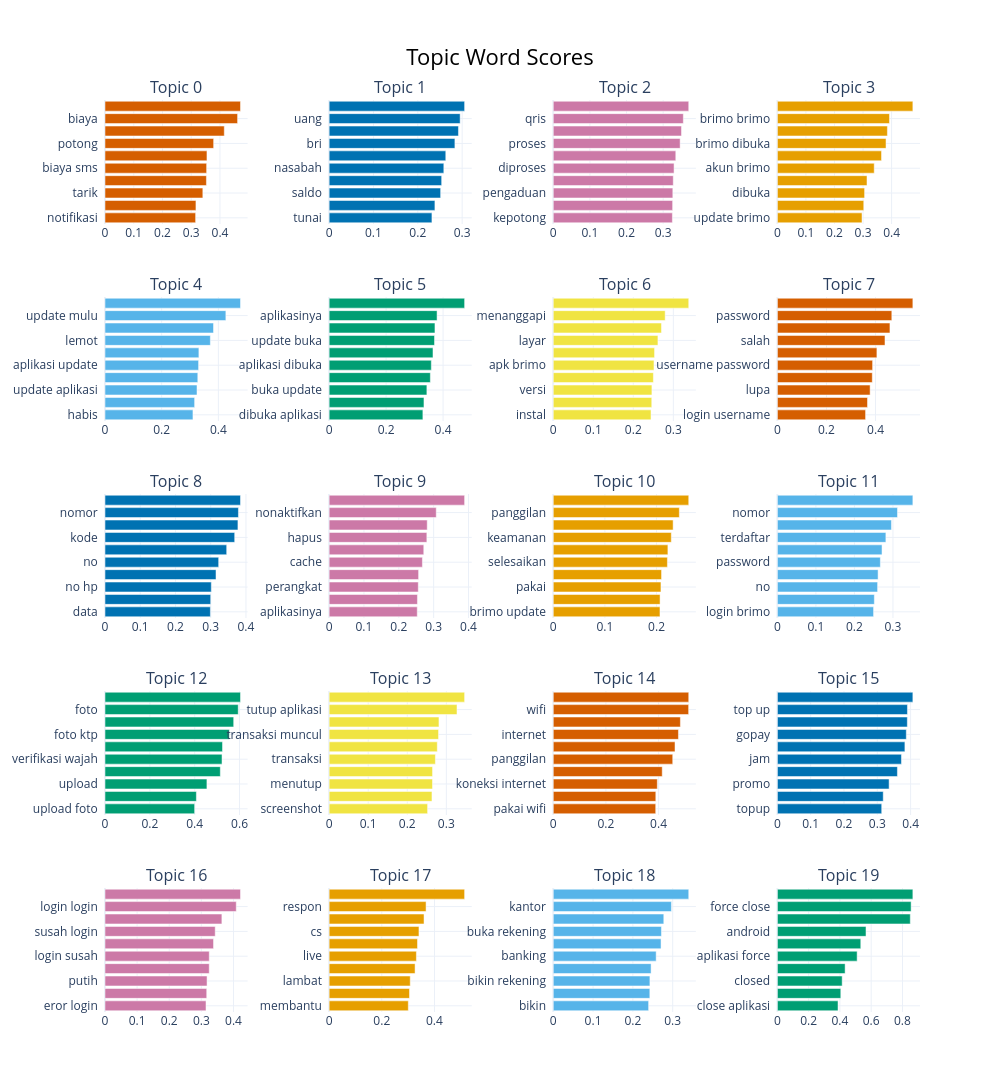

Here is the notebook cell this chart was saved with:
### Markdown cell above
Topic-Word Scores (barchart c-TF-IDF)

### Code cell
fig_barchart = topic_model.visualize_barchart(
    top_n_topics=len(topic_info[topic_info.Topic != -1]),  # semua topik, atau ganti angka spesifik misal 12
    n_words=10
)
fig_barchart.show()

### Figure 1 — Plotly figure (JSON) as saved in the notebook; plotly's stock layout.template omitted (floating-point values rounded to 4 significant figures)
{"data": [{"marker": {"color": "#D55E00"}, "orientation": "h", "type": "bar", "x": [0.3152, 0.3164, 0.3403, 0.3528, 0.3536, 0.3547, 0.3779, 0.415, 0.4612, 0.4714], "xaxis": "x", "y": ["notifikasi  ", "uang  ", "tarik  ", "admin  ", "biaya sms  ", "ribu  ", "potong  ", "sms  ", "biaya  ", "potongan  "], "yaxis": "y"}, {"marker": {"color": "#0072B2"}, "orientation": "h", "type": "bar", "x": [0.2319, 0.2386, 0.2515, 0.2538, 0.2587, 0.2631, 0.2837, 0.2917, 0.2955, 0.3056], "xaxis": "x2", "y": ["tunai  ", "hilang  ", "saldo  ", "dana  ", "nasabah  ", "bank  ", "bri  ", "atm  ", "uang  ", "pinjaman  "], "yaxis": "y2"}, {"marker": {"color": "#CC79A7"}, "orientation": "h", "type": "bar", "x": [0.3251, 0.3258, 0.3264, 0.3276, 0.3297, 0.3345, 0.3463, 0.3501, 0.3551, 0.3698], "xaxis": "x3", "y": ["kepotong  ", "saldo kepotong  ", "pengaduan  ", "saldo berkurang  ", "diproses  ", "berkurang  ", "proses  ", "saldo  ", "qris  ", "gagal saldo  "], "yaxis": "y3"}, {"marker": {"color": "#E69F00"}, "orientation": "h", "type": "bar", "x": [0.2964, 0.3025, 0.3055, 0.3139, 0.3392, 0.3647, 0.3805, 0.3853, 0.3925, 0.4745], "xaxis": "x4", "y": ["update brimo  ", "buka  ", "dibuka  ", "brimo update  ", "akun brimo  ", "buka brimo  ", "brimo dibuka  ", "aplikasi brimo  ", "brimo brimo  ", "brimo buka  "], "yaxis": "y4"}, {"marker": {"color": "#56B4E9"}, "orientation": "h", "type": "bar", "x": [0.3103, 0.3162, 0.3246, 0.3275, 0.3302, 0.3313, 0.3718, 0.3829, 0.4265, 0.4781], "xaxis": "x5", "y": ["habis  ", "penyimpanan  ", "update aplikasi  ", "suruh update  ", "aplikasi update  ", "habis update  ", "lemot  ", "update  ", "update mulu  ", "update update  "], "yaxis": "y5"}, {"marker": {"color": "#009E73"}, "orientation": "h", "type": "bar", "x": [0.3291, 0.3329, 0.3431, 0.3553, 0.3587, 0.3646, 0.3699, 0.3715, 0.3789, 0.4756], "xaxis": "x6", "y": ["dibuka aplikasi  ", "aplikasi nya  ", "buka update  ", "kebuka  ", "aplikasi dibuka  ", "update dibuka  ", "update buka  ", "buka  ", "aplikasinya  ", "dibuka  "], "yaxis": "y6"}, {"marker": {"color": "#F0E442"}, "orientation": "h", "type": "bar", "x": [0.2443, 0.2461, 0.2465, 0.2501, 0.2516, 0.2531, 0.2615, 0.2704, 0.2796, 0.3385], "xaxis": "x7", "y": ["instal  ", "muncul  ", "versi  ", "buka brimo  ", "apk brimo  ", "brimo nya  ", "layar  ", "putih  ", "menanggapi  ", "aplikasi brimo  "], "yaxis": "y7"}, {"marker": {"color": "#D55E00"}, "orientation": "h", "type": "bar", "x": [0.3594, 0.3673, 0.3779, 0.3868, 0.388, 0.4056, 0.4385, 0.4587, 0.4663, 0.5521], "xaxis": "x8", "y": ["login username  ", "tersedia  ", "lupa  ", "bikin username  ", "username password  ", "sandi  ", "salah  ", "pasword  ", "password  ", "username  "], "yaxis": "y8"}, {"marker": {"color": "#0072B2"}, "orientation": "h", "type": "bar", "x": [0.2991, 0.3, 0.3017, 0.3151, 0.3226, 0.3454, 0.3681, 0.3773, 0.3787, 0.3846], "xaxis": "x9", "y": ["data  ", "email  ", "no hp  ", "nomor hp  ", "no  ", "sesuai  ", "kode  ", "otp  ", "nomor  ", "daftar  "], "yaxis": "y9"}, {"marker": {"color": "#CC79A7"}, "orientation": "h", "type": "bar", "x": [0.253, 0.2535, 0.2559, 0.2568, 0.2677, 0.2716, 0.2805, 0.2816, 0.3074, 0.3889], "xaxis": "x10", "y": ["aplikasinya  ", "uninstal  ", "perangkat  ", "uninstall  ", "cache  ", "ulang  ", "hapus  ", "fitur aksesibilitas  ", "nonaktifkan  ", "aksesibilitas  "], "yaxis": "y10"}, {"marker": {"color": "#E69F00"}, "orientation": "h", "type": "bar", "x": [0.2067, 0.2069, 0.2086, 0.2097, 0.221, 0.222, 0.2286, 0.2322, 0.2442, 0.2624], "xaxis": "x11", "y": ["brimo update  ", "apk brimo  ", "pakai  ", "selesaikan panggilan  ", "selesaikan  ", "buka brimo  ", "keamanan  ", "aplikasi brimo  ", "panggilan  ", "pakai brimo  "], "yaxis": "y11"}, {"marker": {"color": "#56B4E9"}, "orientation": "h", "type": "bar", "x": [0.2497, 0.2516, 0.2601, 0.2614, 0.2672, 0.2716, 0.2816, 0.296, 0.3117, 0.3517], "xaxis": "x12", "y": ["login brimo  ", "username password  ", "no  ", "salah  ", "password  ", "daftar brimo  ", "terdaftar  ", "akun  ", "nomor  ", "akun brimo  "], "yaxis": "y12"}, {"marker": {"color": "#009E73"}, "orientation": "h", "type": "bar", "x": [0.3998, 0.4075, 0.4545, 0.5143, 0.5219, 0.524, 0.5544, 0.5739, 0.5942, 0.6043], "xaxis": "x13", "y": ["upload foto  ", "ktp gagal  ", "upload  ", "verifikasi  ", "verifikasi wajah  ", "kamera  ", "foto ktp  ", "wajah  ", "foto  ", "ktp  "], "yaxis": "y13"}, {"marker": {"color": "#F0E442"}, "orientation": "h", "type": "bar", "x": [0.2521, 0.2633, 0.2646, 0.2647, 0.272, 0.2769, 0.2801, 0.2811, 0.3273, 0.3468], "xaxis": "x14", "y": ["screenshot  ", "kenyamanan  ", "menutup  ", "menutup aplikasi  ", "transaksi  ", "the  ", "transaksi muncul  ", "keamanan  ", "tutup aplikasi  ", "tutup  "], "yaxis": "y14"}, {"marker": {"color": "#D55E00"}, "orientation": "h", "type": "bar", "x": [0.3891, 0.3895, 0.3952, 0.4139, 0.4538, 0.4624, 0.4755, 0.4829, 0.5142, 0.5146], "xaxis": "x15", "y": ["pakai wifi  ", "jaringan bagus  ", "koneksi internet  ", "bagus  ", "panggilan  ", "sinyal  ", "internet  ", "koneksi  ", "wifi  ", "jaringan  "], "yaxis": "y15"}, {"marker": {"color": "#0072B2"}, "orientation": "h", "type": "bar", "x": [0.3132, 0.3178, 0.3354, 0.3604, 0.3725, 0.3829, 0.3871, 0.3902, 0.3905, 0.4068], "xaxis": "x16", "y": ["topup  ", "jam malam  ", "promo  ", "tf  ", "jam  ", "up  ", "gopay  ", "top  ", "top up  ", "malam  "], "yaxis": "y16"}, {"marker": {"color": "#CC79A7"}, "orientation": "h", "type": "bar", "x": [0.3145, 0.3167, 0.3177, 0.3245, 0.3246, 0.3379, 0.3432, 0.3639, 0.4087, 0.4219], "xaxis": "x17", "y": ["eror login  ", "aplikasi sampah  ", "putih  ", "log  ", "login susah  ", "login aplikasi  ", "susah login  ", "sampah  ", "login login  ", "login  "], "yaxis": "y17"}, {"marker": {"color": "#E69F00"}, "orientation": "h", "type": "bar", "x": [0.3007, 0.3052, 0.3081, 0.3264, 0.3314, 0.3357, 0.3412, 0.3605, 0.3682, 0.5146], "xaxis": "x18", "y": ["membantu  ", "cs nya  ", "lambat  ", "buruk  ", "live  ", "pengaduan  ", "cs  ", "chat  ", "respon  ", "pelayanan  "], "yaxis": "y18"}, {"marker": {"color": "#56B4E9"}, "orientation": "h", "type": "bar", "x": [0.2395, 0.2426, 0.2428, 0.2457, 0.2585, 0.2707, 0.2717, 0.2776, 0.2968, 0.3403], "xaxis": "x19", "y": ["bikin  ", "kantor bri  ", "bikin rekening  ", "ribet  ", "banking  ", "pin  ", "buka rekening  ", "online  ", "kantor  ", "rekening  "], "yaxis": "y19"}, {"marker": {"color": "#009E73"}, "orientation": "h", "type": "bar", "x": [0.388, 0.4056, 0.4145, 0.4333, 0.5101, 0.5334, 0.5669, 0.8502, 0.8554, 0.8666], "xaxis": "x20", "y": ["close aplikasi  ", "kompatibel  ", "closed  ", "versi  ", "aplikasi force  ", "close update  ", "android  ", "close  ", "force close  ", "force  "], "yaxis": "y20"}], "layout": {"annotations": [{"font": {"size": 16}, "showarrow": false, "text": "Topic 0", "x": 0.0875, "xanchor": "center", "xref": "paper", "y": 1.0, "yanchor": "bottom", "yref": "paper"}, {"font": {"size": 16}, "showarrow": false, "text": "Topic 1", "x": 0.3625, "xanchor": "center", "xref": "paper", "y": 1.0, "yanchor": "bottom", "yref": "paper"}, {"font": {"size": 16}, "showarrow": false, "text": "Topic 2", "x": 0.6375, "xanchor": "center", "xref": "paper", "y": 1.0, "yanchor": "bottom", "yref": "paper"}, {"font": {"size": 16}, "showarrow": false, "text": "Topic 3", "x": 0.9125, "xanchor": "center", "xref": "paper", "y": 1.0, "yanchor": "bottom", "yref": "paper"}, {"font": {"size": 16}, "showarrow": false, "text": "Topic 4", "x": 0.0875, "xanchor": "center", "xref": "paper", "y": 0.784, "yanchor": "bottom", "yref": "paper"}, {"font": {"size": 16}, "showarrow": false, "text": "Topic 5", "x": 0.3625, "xanchor": "center", "xref": "paper", "y": 0.784, "yanchor": "bottom", "yref": "paper"}, {"font": {"size": 16}, "showarrow": false, "text": "Topic 6", "x": 0.6375, "xanchor": "center", "xref": "paper", "y": 0.784, "yanchor": "bottom", "yref": "paper"}, {"font": {"size": 16}, "showarrow": false, "text": "Topic 7", "x": 0.9125, "xanchor": "center", "xref": "paper", "y": 0.784, "yanchor": "bottom", "yref": "paper"}, {"font": {"size": 16}, "showarrow": false, "text": "Topic 8", "x": 0.0875, "xanchor": "center", "xref": "paper", "y": 0.568, "yanchor": "bottom", "yref": "paper"}, {"font": {"size": 16}, "showarrow": false, "text": "Topic 9", "x": 0.3625, "xanchor": "center", "xref": "paper", "y": 0.568, "yanchor": "bottom", "yref": "paper"}, {"font": {"size": 16}, "showarrow": false, "text": "Topic 10", "x": 0.6375, "xanchor": "center", "xref": "paper", "y": 0.568, "yanchor": "bottom", "yref": "paper"}, {"font": {"size": 16}, "showarrow": false, "text": "Topic 11", "x": 0.9125, "xanchor": "center", "xref": "paper", "y": 0.568, "yanchor": "bottom", "yref": "paper"}, {"font": {"size": 16}, "showarrow": false, "text": "Topic 12", "x": 0.0875, "xanchor": "center", "xref": "paper", "y": 0.352, "yanchor": "bottom", "yref": "paper"}, {"font": {"size": 16}, "showarrow": false, "text": "Topic 13", "x": 0.3625, "xanchor": "center", "xref": "paper", "y": 0.352, "yanchor": "bottom", "yref": "paper"}, {"font": {"size": 16}, "showarrow": false, "text": "Topic 14", "x": 0.6375, "xanchor": "center", "xref": "paper", "y": 0.352, "yanchor": "bottom", "yref": "paper"}, {"font": {"size": 16}, "showarrow": false, "text": "Topic 15", "x": 0.9125, "xanchor": "center", "xref": "paper", "y": 0.352, "yanchor": "bottom", "yref": "paper"}, {"font": {"size": 16}, "showarrow": false, "text": "Topic 16", "x": 0.0875, "xanchor": "center", "xref": "paper", "y": 0.136, "yanchor": "bottom", "yref": "paper"}, {"font": {"size": 16}, "showarrow": false, "text": "Topic 17", "x": 0.3625, "xanchor": "center", "xref": "paper", "y": 0.136, "yanchor": "bottom", "yref": "paper"}, {"font": {"size": 16}, "showarrow": false, "text": "Topic 18", "x": 0.6375, "xanchor": "center", "xref": "paper", "y": 0.136, "yanchor": "bottom", "yref": "paper"}, {"font": {"size": 16}, "showarrow": false, "text": "Topic 19", "x": 0.9125, "xanchor": "center", "xref": "paper", "y": 0.136, "yanchor": "bottom", "yref": "paper"}], "height": 1250, "hoverlabel": {"bgcolor": "white", "font": {"family": "Rockwell", "size": 16}}, "showlegend": false, "title": {"font": {"color": "Black", "size": 22}, "text": "Topic Word Scores", "x": 0.5, "xanchor": "center", "yanchor": "top"}, "width": 1000, "xaxis": {"anchor": "y", "domain": [0, 0.175], "showgrid": true}, "xaxis10": {"anchor": "y10", "domain": [0.275, 0.45], "showgrid": true}, "xaxis11": {"anchor": "y11", "domain": [0.55, 0.725], "showgrid": true}, "xaxis12": {"anchor": "y12", "domain": [0.825, 1], "showgrid": true}, "xaxis13": {"anchor": "y13", "domain": [0, 0.175], "showgrid": true}, "xaxis14": {"anchor": "y14", "domain": [0.275, 0.45], "showgrid": true}, "xaxis15": {"anchor": "y15", "domain": [0.55, 0.725], "showgrid": true}, "xaxis16": {"anchor": "y16", "domain": [0.825, 1], "showgrid": true}, "xaxis17": {"anchor": "y17", "domain": [0, 0.175], "showgrid": true}, "xaxis18": {"anchor": "y18", "domain": [0.275, 0.45], "showgrid": true}, "xaxis19": {"anchor": "y19", "domain": [0.55, 0.725], "showgrid": true}, "xaxis2": {"anchor": "y2", "domain": [0.275, 0.45], "showgrid": true}, "xaxis20": {"anchor": "y20", "domain": [0.825, 1], "showgrid": true}, "xaxis3": {"anchor": "y3", "domain": [0.55, 0.725], "showgrid": true}, "xaxis4": {"anchor": "y4", "domain": [0.825, 1], "showgrid": true}, "xaxis5": {"anchor": "y5", "domain": [0, 0.175], "showgrid": true}, "xaxis6": {"anchor": "y6", "domain": [0.275, 0.45], "showgrid": true}, "xaxis7": {"anchor": "y7", "domain": [0.55, 0.725], "showgrid": true}, "xaxis8": {"anchor": "y8", "domain": [0.825, 1], "showgrid": true}, "xaxis9": {"anchor": "y9", "domain": [0, 0.175], "showgrid": true}, "yaxis": {"anchor": "x", "domain": [0.864, 1.0], "showgrid": true}, "yaxis10": {"anchor": "x10", "domain": [0.432, 0.568], "showgrid": true}, "yaxis11": {"anchor": "x11", "domain": [0.432, 0.568], "showgrid": true}, "yaxis12": {"anchor": "x12", "domain": [0.432, 0.568], "showgrid": true}, "yaxis13": {"anchor": "x13", "domain": [0.216, 0.352], "showgrid": true}, "yaxis14": {"anchor": "x14", "domain": [0.216, 0.352], "showgrid": true}, "yaxis15": {"anchor": "x15", "domain": [0.216, 0.352], "showgrid": true}, "yaxis16": {"anchor": "x16", "domain": [0.216, 0.352], "showgrid": true}, "yaxis17": {"anchor": "x17", "domain": [0, 0.136], "showgrid": true}, "yaxis18": {"anchor": "x18", "domain": [0, 0.136], "showgrid": true}, "yaxis19": {"anchor": "x19", "domain": [0, 0.136], "showgrid": true}, "yaxis2": {"anchor": "x2", "domain": [0.864, 1.0], "showgrid": true}, "yaxis20": {"anchor": "x20", "domain": [0, 0.136], "showgrid": true}, "yaxis3": {"anchor": "x3", "domain": [0.864, 1.0], "showgrid": true}, "yaxis4": {"anchor": "x4", "domain": [0.864, 1.0], "showgrid": true}, "yaxis5": {"anchor": "x5", "domain": [0.648, 0.784], "showgrid": true}, "yaxis6": {"anchor": "x6", "domain": [0.648, 0.784], "showgrid": true}, "yaxis7": {"anchor": "x7", "domain": [0.648, 0.784], "showgrid": true}, "yaxis8": {"anchor": "x8", "domain": [0.648, 0.784], "showgrid": true}, "yaxis9": {"anchor": "x9", "domain": [0.432, 0.568], "showgrid": true}}}
